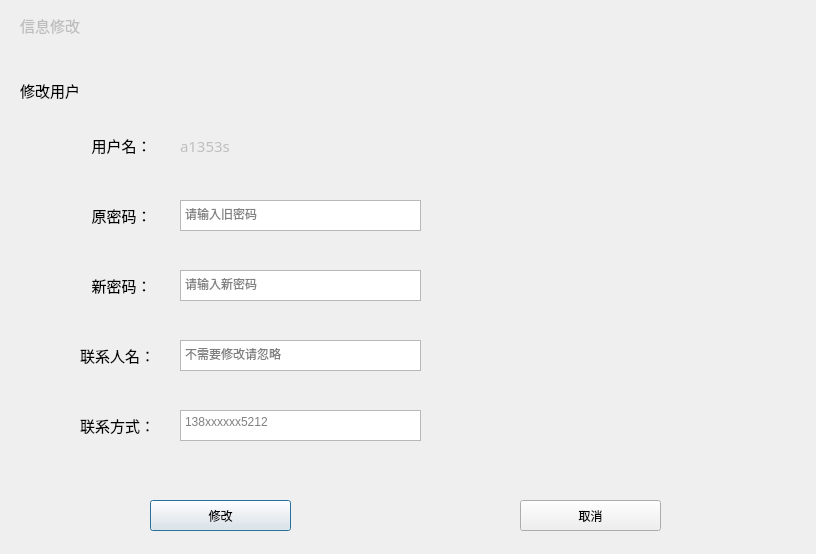
<?xml version="1.0" encoding="UTF-8"?>
<ui version="4.0">
 <class>Dialog_UserInfo_update</class>
 <widget class="QDialog" name="Dialog_UserInfo_update">
  <property name="geometry">
   <rect>
    <x>0</x>
    <y>0</y>
    <width>816</width>
    <height>554</height>
   </rect>
  </property>
  <property name="windowTitle">
   <string>用户信息修改</string>
  </property>
  <widget class="QLabel" name="label">
   <property name="geometry">
    <rect>
     <x>80</x>
     <y>130</y>
     <width>81</width>
     <height>31</height>
    </rect>
   </property>
   <property name="font">
    <font>
     <family>华文细黑</family>
     <pointsize>11</pointsize>
    </font>
   </property>
   <property name="text">
    <string>   用户名：</string>
   </property>
  </widget>
  <widget class="QLabel" name="label_2">
   <property name="enabled">
    <bool>false</bool>
   </property>
   <property name="geometry">
    <rect>
     <x>180</x>
     <y>130</y>
     <width>121</width>
     <height>31</height>
    </rect>
   </property>
   <property name="font">
    <font>
     <family>华文细黑</family>
     <pointsize>11</pointsize>
    </font>
   </property>
   <property name="text">
    <string>a1353s</string>
   </property>
  </widget>
  <widget class="QLabel" name="label_3">
   <property name="geometry">
    <rect>
     <x>80</x>
     <y>200</y>
     <width>81</width>
     <height>31</height>
    </rect>
   </property>
   <property name="font">
    <font>
     <family>华文细黑</family>
     <pointsize>11</pointsize>
    </font>
   </property>
   <property name="text">
    <string>   原密码：</string>
   </property>
  </widget>
  <widget class="QTextEdit" name="textEdit">
   <property name="geometry">
    <rect>
     <x>180</x>
     <y>200</y>
     <width>241</width>
     <height>31</height>
    </rect>
   </property>
   <property name="placeholderText">
    <string>请输入旧密码</string>
   </property>
  </widget>
  <widget class="QLabel" name="label_4">
   <property name="geometry">
    <rect>
     <x>80</x>
     <y>270</y>
     <width>81</width>
     <height>31</height>
    </rect>
   </property>
   <property name="font">
    <font>
     <family>华文细黑</family>
     <pointsize>11</pointsize>
    </font>
   </property>
   <property name="text">
    <string>   新密码：</string>
   </property>
  </widget>
  <widget class="QTextEdit" name="textEdit_2">
   <property name="geometry">
    <rect>
     <x>180</x>
     <y>270</y>
     <width>241</width>
     <height>31</height>
    </rect>
   </property>
   <property name="placeholderText">
    <string>请输入新密码</string>
   </property>
  </widget>
  <widget class="QTextEdit" name="textEdit_3">
   <property name="geometry">
    <rect>
     <x>180</x>
     <y>340</y>
     <width>241</width>
     <height>31</height>
    </rect>
   </property>
   <property name="placeholderText">
    <string>不需要修改请忽略</string>
   </property>
  </widget>
  <widget class="QTextEdit" name="textEdit_4">
   <property name="geometry">
    <rect>
     <x>180</x>
     <y>410</y>
     <width>241</width>
     <height>31</height>
    </rect>
   </property>
   <property name="placeholderText">
    <string>138xxxxxx5212</string>
   </property>
  </widget>
  <widget class="QLabel" name="label_5">
   <property name="geometry">
    <rect>
     <x>80</x>
     <y>340</y>
     <width>81</width>
     <height>31</height>
    </rect>
   </property>
   <property name="font">
    <font>
     <family>华文细黑</family>
     <pointsize>11</pointsize>
    </font>
   </property>
   <property name="text">
    <string>联系人名：</string>
   </property>
  </widget>
  <widget class="QLabel" name="label_6">
   <property name="geometry">
    <rect>
     <x>80</x>
     <y>410</y>
     <width>81</width>
     <height>31</height>
    </rect>
   </property>
   <property name="font">
    <font>
     <family>华文细黑</family>
     <pointsize>11</pointsize>
    </font>
   </property>
   <property name="text">
    <string>联系方式：</string>
   </property>
  </widget>
  <widget class="QPushButton" name="pushButton">
   <property name="geometry">
    <rect>
     <x>150</x>
     <y>500</y>
     <width>141</width>
     <height>31</height>
    </rect>
   </property>
   <property name="text">
    <string>修改</string>
   </property>
  </widget>
  <widget class="QPushButton" name="pushButton_2">
   <property name="geometry">
    <rect>
     <x>520</x>
     <y>500</y>
     <width>141</width>
     <height>31</height>
    </rect>
   </property>
   <property name="text">
    <string>取消</string>
   </property>
  </widget>
  <widget class="QLabel" name="label_7">
   <property name="enabled">
    <bool>false</bool>
   </property>
   <property name="geometry">
    <rect>
     <x>20</x>
     <y>10</y>
     <width>81</width>
     <height>31</height>
    </rect>
   </property>
   <property name="font">
    <font>
     <family>华文细黑</family>
     <pointsize>11</pointsize>
    </font>
   </property>
   <property name="text">
    <string>信息修改</string>
   </property>
  </widget>
  <widget class="QLabel" name="label_8">
   <property name="geometry">
    <rect>
     <x>-10</x>
     <y>50</y>
     <width>831</width>
     <height>20</height>
    </rect>
   </property>
   <property name="styleSheet">
    <string notr="true">background-image: url(:/new/prefix1/huise_line);</string>
   </property>
   <property name="text">
    <string/>
   </property>
  </widget>
  <widget class="QLabel" name="label_9">
   <property name="geometry">
    <rect>
     <x>20</x>
     <y>80</y>
     <width>72</width>
     <height>21</height>
    </rect>
   </property>
   <property name="font">
    <font>
     <family>华文细黑</family>
     <pointsize>11</pointsize>
    </font>
   </property>
   <property name="text">
    <string>修改用户</string>
   </property>
  </widget>
 </widget>
 <resources/>
 <connections/>
</ui>
